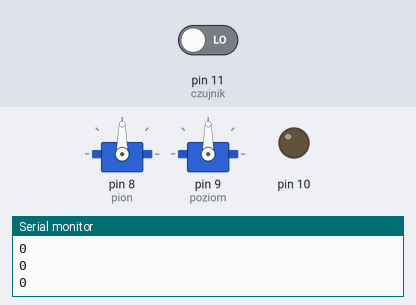
Bench run of a sketch on a simulated Arduino Uno, built with avr-gcc and run on an emulated ATmega328P. On the bench: 2 × servo, output pins drawn as LEDs (lit = HIGH), the last lines printed to the serial monitor. Inputs (shaded band) come from the test bench; at power-on: pin 11 (czujnik) LOW. Random numbers use the default seed unless the sketch sets one.

Above: at 1.2 s.
1.3 s: pin 11 (czujnik) driven HIGH
At 1.96 s:
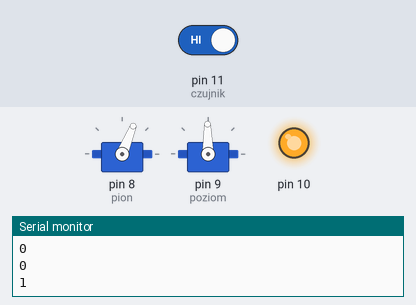
At 2.51 s:
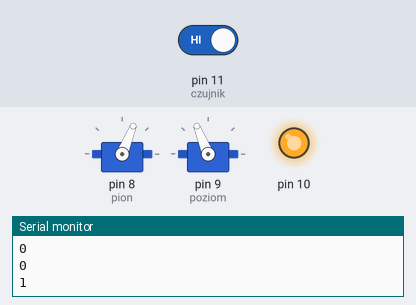
Timing chart, 0 to 21.2 s (numbered marks = the images above; inputs shaded):
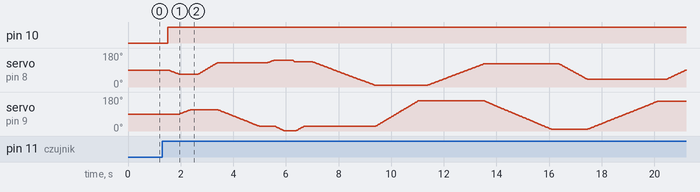

Measured:
- after the input at 1.3 s, pin 10: LOW → HIGH after 0.20 s

The sketch:

zabawka_poruszanie.ino.ino
```cpp
#include <Servo.h>
Servo pion;
Servo poziom;

int czujnik =11;
int val = 0;
void setup() {
pion.attach(8);
poziom.attach(9);
pinMode(11, INPUT);
pinMode(10, OUTPUT);
Serial.begin(9600);
}

void zmienPozycje(Servo &myServo, int nowaPozycja) {
  int predkosc = random(10,20);
  int pozycja = myServo.read();
  if(pozycja < nowaPozycja) {
    for (int i=pozycja; i < nowaPozycja; i++) {
      myServo.write(i);
      delay(predkosc);
    }
  } else {
    for (int i=pozycja; i > nowaPozycja; i--) {
      myServo.write(i);
      delay(predkosc);
    }
  }
}


void loop() {

digitalRead(czujnik);
val=digitalRead(czujnik);

Serial.println(val);

if (digitalRead(czujnik)==1){
for (int a=0; a<10; a++)
{
  digitalWrite(10, HIGH);
  int pozycja = random(0,180);
  zmienPozycje(pion, pozycja);
  pozycja = random(0,180);
  zmienPozycje(poziom, pozycja);
  delay(300);
  Serial.println (pozycja);

}}

else {
    digitalWrite(10, LOW);

}

delay(300);
}
```
